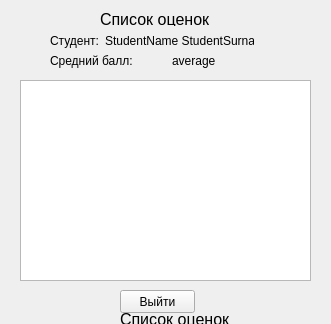
<?xml version="1.0" encoding="UTF-8"?>
<ui version="4.0">
 <class>StudentInterface</class>
 <widget class="QWidget" name="StudentInterface">
  <property name="geometry">
   <rect>
    <x>0</x>
    <y>0</y>
    <width>331</width>
    <height>324</height>
   </rect>
  </property>
  <property name="windowTitle">
   <string>Интерфейс студента</string>
  </property>
  <widget class="QTableWidget" name="MarksTableWidget">
   <property name="geometry">
    <rect>
     <x>20</x>
     <y>80</y>
     <width>291</width>
     <height>201</height>
    </rect>
   </property>
  </widget>
  <widget class="QWidget" name="horizontalLayoutWidget">
   <property name="geometry">
    <rect>
     <x>50</x>
     <y>30</y>
     <width>204</width>
     <height>21</height>
    </rect>
   </property>
   <layout class="QHBoxLayout" name="horizontalLayout_3">
    <item>
     <widget class="QLabel" name="label_3">
      <property name="text">
       <string>Студент:</string>
      </property>
     </widget>
    </item>
    <item>
     <widget class="QLabel" name="StudentNameLabel">
      <property name="text">
       <string>StudentName StudentSurname</string>
      </property>
     </widget>
    </item>
   </layout>
  </widget>
  <widget class="QPushButton" name="ExitButton">
   <property name="geometry">
    <rect>
     <x>120</x>
     <y>290</y>
     <width>75</width>
     <height>23</height>
    </rect>
   </property>
   <property name="text">
    <string>Выйти</string>
   </property>
  </widget>
  <widget class="QLabel" name="label">
   <property name="geometry">
    <rect>
     <x>100</x>
     <y>10</y>
     <width>111</width>
     <height>16</height>
    </rect>
   </property>
   <property name="text">
    <string>&lt;html&gt;&lt;head/&gt;&lt;body&gt;&lt;p&gt;&lt;span style=&quot; font-size:12pt;&quot;&gt;Список оценок&lt;/span&gt;&lt;/p&gt;&lt;/body&gt;&lt;/html&gt;</string>
   </property>
  </widget>
  <widget class="QWidget" name="horizontalLayoutWidget_2">
   <property name="geometry">
    <rect>
     <x>50</x>
     <y>50</y>
     <width>237</width>
     <height>21</height>
    </rect>
   </property>
   <layout class="QHBoxLayout" name="horizontalLayout_4">
    <item>
     <widget class="QLabel" name="label_4">
      <property name="text">
       <string>Средний балл:</string>
      </property>
     </widget>
    </item>
    <item>
     <widget class="QLabel" name="averageLabel">
      <property name="text">
       <string>average</string>
      </property>
     </widget>
    </item>
   </layout>
  </widget>
  <widget class="QLabel" name="label_2">
   <property name="geometry">
    <rect>
     <x>120</x>
     <y>310</y>
     <width>111</width>
     <height>16</height>
    </rect>
   </property>
   <property name="text">
    <string>&lt;html&gt;&lt;head/&gt;&lt;body&gt;&lt;p&gt;&lt;span style=&quot; font-size:12pt;&quot;&gt;Список оценок&lt;/span&gt;&lt;/p&gt;&lt;/body&gt;&lt;/html&gt;</string>
   </property>
  </widget>
  <widget class="QPushButton" name="ExitButton_2">
   <property name="geometry">
    <rect>
     <x>140</x>
     <y>590</y>
     <width>75</width>
     <height>23</height>
    </rect>
   </property>
   <property name="text">
    <string>Выйти</string>
   </property>
  </widget>
  <widget class="QWidget" name="horizontalLayoutWidget_3">
   <property name="geometry">
    <rect>
     <x>70</x>
     <y>350</y>
     <width>237</width>
     <height>21</height>
    </rect>
   </property>
   <layout class="QHBoxLayout" name="horizontalLayout_5">
    <item>
     <widget class="QLabel" name="label_5">
      <property name="text">
       <string>Средний балл:</string>
      </property>
     </widget>
    </item>
    <item>
     <widget class="QLabel" name="averageLabel_2">
      <property name="text">
       <string>average</string>
      </property>
     </widget>
    </item>
   </layout>
  </widget>
  <widget class="QTableWidget" name="MarksTableWidget_2">
   <property name="geometry">
    <rect>
     <x>40</x>
     <y>380</y>
     <width>291</width>
     <height>201</height>
    </rect>
   </property>
  </widget>
  <widget class="QWidget" name="horizontalLayoutWidget_4">
   <property name="geometry">
    <rect>
     <x>70</x>
     <y>330</y>
     <width>204</width>
     <height>21</height>
    </rect>
   </property>
   <layout class="QHBoxLayout" name="horizontalLayout_6">
    <item>
     <widget class="QLabel" name="label_6">
      <property name="text">
       <string>Студент:</string>
      </property>
     </widget>
    </item>
    <item>
     <widget class="QLabel" name="StudentNameLabel_2">
      <property name="text">
       <string>StudentName StudentSurname</string>
      </property>
     </widget>
    </item>
   </layout>
  </widget>
 </widget>
 <resources/>
 <connections/>
</ui>
